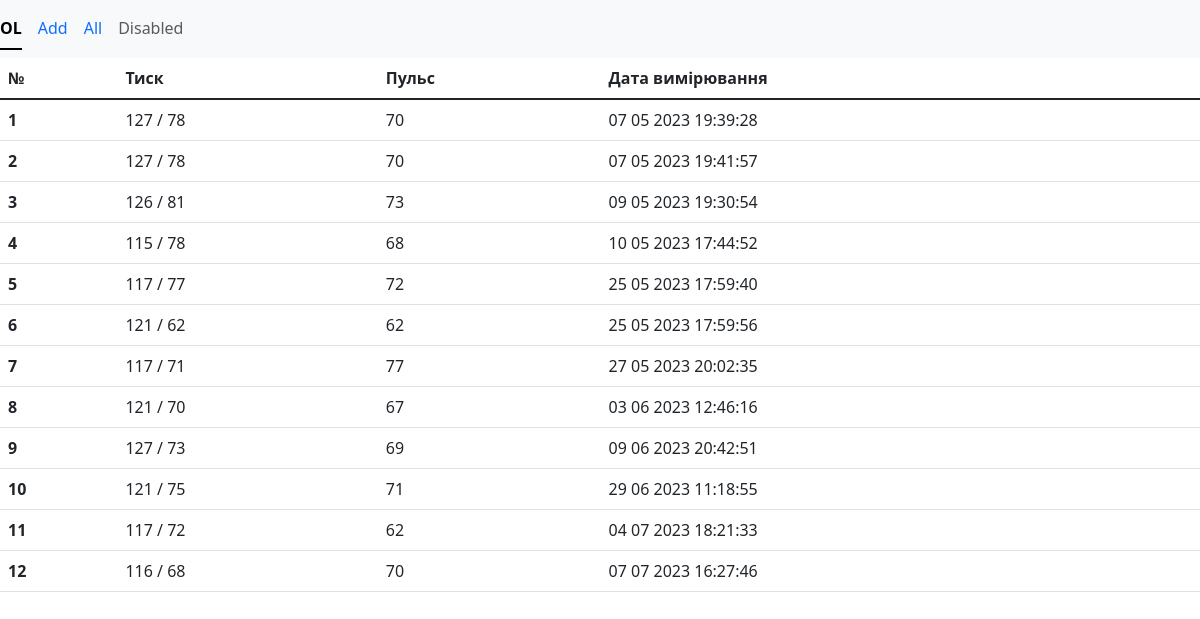
Page /all/ on the committed database.
### tonometr/models.py (models this page shows, shortened)
class Tonometr(models.Model):
    sys = models.IntegerField(default=0)
    dys = models.IntegerField(default=0)
    puls = models.IntegerField(default=0)
    date = models.DateTimeField(auto_now=True)
    @property
    def get_tusk(self):
        return f"{self.sys} / {self.dys}"
    @property
    def get_puls(self):
        return f"{self.puls}"
    def get_date(self):
        return self.date.strftime("%d %m %Y %H:%M:%S")

### tonometr/views.py (the view)
# urls.py: path("all/", ListTon.as_view(), name='all'),
class ListTon(ListView):
    model = Tonometr
    template_name = 'tonometr/all.html'

### templates/tonometr/all.html
{% extends 'tonometr/base.html' %}
{% block content %}
    <table class="table">
        <thead>
        <tr>
            <th scope="col">
                №
            </th>
            <th scope="col">
                Тиск
            </th>
            <th scope="col">
                Пульс
            </th>
            <th scope="col">
                Дата вимірювання
            </th>
        </tr>
        </thead>
        <tbody class="table-group-divider">
        {% for ton in object_list %}
            <tr><th scope="row">
                 {{ forloop.counter }}
            </th>
                <td>
                    {{ ton.get_tusk }}
                </td>
                <td>
                    {{ ton.get_puls }}
                </td>
                <td colspan="2">
                    {{ ton.get_date }}
                </td>
            </tr>
            </tbody>
        {% endfor %}
{% endblock %}

### templates/tonometr/base.html (shortened to what this page needs)
<!doctype html>
<html lang="en">
<head>
    <link href="https://cdn.jsdelivr.net/npm/bootstrap@5.3.0-alpha3/dist/css/bootstrap.min.css" rel="stylesheet"
>
</head>
<body>
<nav class="navbar bg-body-tertiary">
    <ul class="nav nav-underline">
        <li class="nav-item">
            <a class="nav-link active" aria-current="page" href="{% url 'base' %}">OL</a>
        </li>
        <li class="nav-item">
            <a class="nav-link" href="{% url 'add' %}">Add</a>
        </li>
        <li class="nav-item">
            <a class="nav-link" href="{% url 'all' %}">All</a>
        </li>
        <li class="nav-item">
            <a class="nav-link disabled">Disabled</a>
        </li>
    </ul>
</nav>
{% block content %} {% endblock %}
</body>
</html>

### rows in the picture
Tonometr: get_tusk "127 / 78", get_puls "70", get_date "07 05 2023 19:39:28"
Tonometr: get_tusk "127 / 78", get_puls "70", get_date "07 05 2023 19:41:57"
Tonometr: get_tusk "126 / 81", get_puls "73", get_date "09 05 2023 19:30:54"
Tonometr: get_tusk "115 / 78", get_puls "68", get_date "10 05 2023 17:44:52"
Tonometr: get_tusk "117 / 77", get_puls "72", get_date "25 05 2023 17:59:40"
Tonometr: get_tusk "121 / 62", get_puls "62", get_date "25 05 2023 17:59:56"
Tonometr: get_tusk "117 / 71", get_puls "77", get_date "27 05 2023 20:02:35"
Tonometr: get_tusk "121 / 70", get_puls "67", get_date "03 06 2023 12:46:16"
Tonometr: get_tusk "127 / 73", get_puls "69", get_date "09 06 2023 20:42:51"
Tonometr: get_tusk "121 / 75", get_puls "71", get_date "29 06 2023 11:18:55"
Tonometr: get_tusk "117 / 72", get_puls "62", get_date "04 07 2023 18:21:33"
Tonometr: get_tusk "116 / 68", get_puls "70", get_date "07 07 2023 16:27:46"
